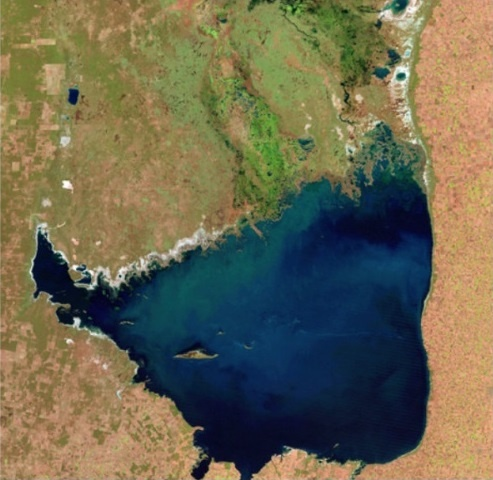
#> input picture python/inImg1.jpg, 493 x 480 px
$ python bkmeans.py   (older library calls are emulated)
#> lines starting #> are read from the running program, lines starting #| are printed output that depends on the picture
from __future__ import print_function

import math
import sklearn
from skimage import color
from skimage.measure._structural_similarity import compare_ssim as ssim
import cv2
import matplotlib.image as mpimg
import numpy as np
import matplotlib.pyplot as plt
from scipy.spatial.distance import cdist
from sklearn.metrics import silhouette_samples, silhouette_score
from sklearn.cluster import KMeans


def kmeans_init_centers(X, K):
    return X[np.random.choice(X.shape[0], K, replace=False)]


def kmeans_assign_labels(X, centers):
    D = cdist(X, centers)
    return np.argmin(D, axis=1)


def kmeans_update_centers(X, labels, K):
    centers = np.zeros((K, X.shape[1]))
    for k in range(K):
        Xk = X[labels == k, :]
        centers[k, :] = np.mean(Xk, axis=0)
    return centers


def kmeans_converged(centers, new_centers):
    return (set([tuple(a) for a in centers]) ==
            set([tuple(a) for a in new_centers]))


def kmeans(X, K):
    centers = [kmeans_init_centers(X, K)]
    labels = []
    it = 0
    while True:
        labels.append(kmeans_assign_labels(X, centers[-1]))
        new_centers = kmeans_update_centers(X, labels[-1], K)
        if kmeans_converged(centers[-1], new_centers):
            break
        centers.append(new_centers)
        it += 1
    return centers, labels, it


# [61 lines left out: functions mse, mae, snr, psnr, findOptimalK, not called in this run]


if __name__ == '__main__':

    inImg = mpimg.imread('inImg1.jpg')
#> inImg is the input picture: shape (480, 493, 3); mean R, G, B 108.6, 104, 80.6
    inImg = color.rgb2lab(inImg)
#> inImg: shape (480, 493, 3) float64; mean of channels 0, 1, 2 43.5, 0.8, 12.9
    X = inImg.reshape((inImg.shape[0] * inImg.shape[1], inImg.shape[2]))

    # Y = outImg.reshape((outImg.shape[0] * outImg.shape[1], outImg.shape[2]))
    print("inImg", inImg.shape)
#| inImg (480, 493, 3)
    print("X", X.shape)
#| X (236640, 3)
    X = X[:, 0:3]

    inImg = X.reshape(inImg.shape[0], inImg.shape[1], 3)
    # outImg = Y.reshape(outImg.shape[0], outImg.shape[1], 3)
    K = 4
    # findOptimalK(K)

    (centers, labels, it) = kmeans(X, K)
#> in kmeans, `centers = [kmeans_init_centers(X, K)]`: centers = [[[26.33, -10.85, -15.18], [50.43, 0.828, 30.26], [9.51, 4.77, -20.42], [23.92, -2.84, -23.51]]]
#> after the loop in kmeans, `while True:`: centers = 18 items; it = 17; labels = 18 items
#> centers = 18 items; labels = 18 items; it = 17
    print(it)
#| 17
    k1 = labels
#> k1 = 18 items
    tmpImg = np.zeros_like(X)
    for k in range(K):
        tmpImg[labels[-1] == k] = centers[-1][k]

    outImg = tmpImg[:, 0:3].reshape((inImg.shape[0], inImg.shape[1], 3))
#> outImg: shape (480, 493, 3) float64; mean of channels 0, 1, 2 43.5, 0.8, 12.9
    # outImg = color.lab2rgb(outImg)
    print("outImg", outImg.shape)
#| outImg (480, 493, 3)

    inImg = color.lab2rgb(inImg)
    outImg = color.lab2rgb(outImg)
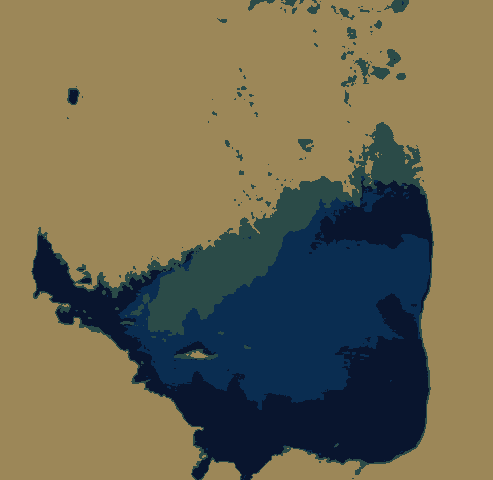
#> outImg: shape (480, 493, 3) float64; mean R, G, B 0.429, 0.408, 0.315

#> (the run stopped early here; a loop or call above may not have finished)

$ run again, with python/inImg2.jpg copied over python/inImg1.jpg
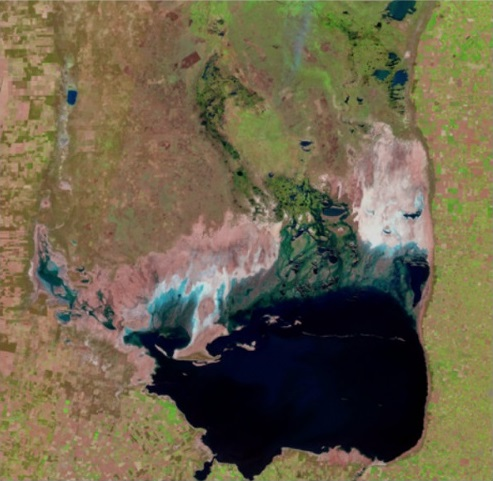
#> input picture python/inImg2.jpg, 493 x 481 px
#> inImg is the input picture: shape (481, 493, 3); mean R, G, B 108.5, 99, 74.4
#| inImg (481, 493, 3)
#| X (237133, 3)
#> in kmeans, `centers = [kmeans_init_centers(X, K)]`: centers = [[[62.25, -22.98, 41.81], [44.58, 11.13, 18.06], [61.43, -10.43, 36.64], [54.61, -1.47, 26.3]]]
#> after the loop in kmeans, `while True:`: centers = 33 items; it = 32; labels = 33 items
#> `(centers, labels, it) = kmeans(X, K)`: it = 32
#| 32
#> k1 = 33 items
#| outImg (481, 493, 3)
#> `outImg = color.lab2rgb(outImg)`:
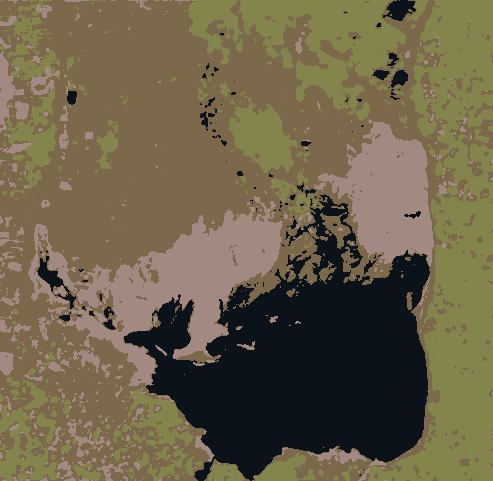
#> outImg: shape (481, 493, 3) float64; mean R, G, B 0.43, 0.391, 0.292

$ run again, with python/origin.jpg copied over python/inImg1.jpg
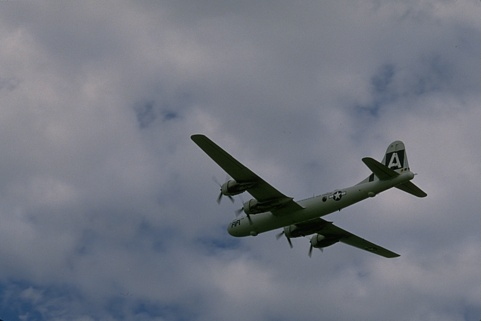
#> input picture python/origin.jpg, 481 x 321 px
#> inImg is the input picture: shape (321, 481, 3); mean R, G, B 113.8, 118.4, 129.2
#| inImg (321, 481, 3)
#| X (154401, 3)
#> in kmeans, `centers = [kmeans_init_centers(X, K)]`: centers = [[[55.44, 2.04, -5.35], [56.38, 0.635, -2.8], [54.31, 0.399, -5.35], [54.6, 1.63, -4.3]]]
#> after the loop in kmeans, `while True:`: centers = 18 items; it = 17; labels = 18 items
#> `(centers, labels, it) = kmeans(X, K)`: it = 17
#| 17
#> k1 = 18 items
#| outImg (321, 481, 3)
#> `outImg = color.lab2rgb(outImg)`:
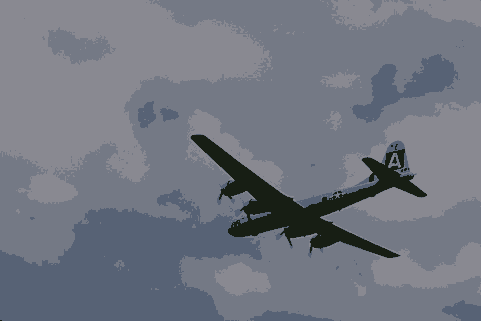
#> outImg: shape (321, 481, 3) float64; mean R, G, B 0.447, 0.464, 0.507
